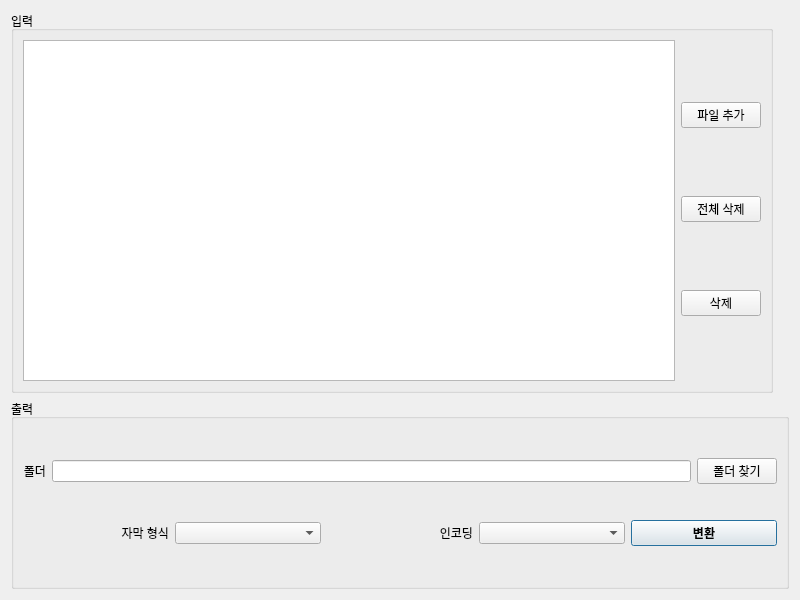
<?xml version="1.0" encoding="UTF-8"?>
<ui version="4.0">
 <class>Dialog</class>
 <widget class="QDialog" name="Dialog">
  <property name="geometry">
   <rect>
    <x>0</x>
    <y>0</y>
    <width>800</width>
    <height>600</height>
   </rect>
  </property>
  <property name="windowTitle">
   <string>Subtitler</string>
  </property>
  <layout class="QVBoxLayout" name="verticalLayout_5">
   <item>
    <layout class="QVBoxLayout" name="verticalLayout_4">
     <item>
      <widget class="QGroupBox" name="input_groupBox">
       <property name="enabled">
        <bool>true</bool>
       </property>
       <property name="sizePolicy">
        <sizepolicy hsizetype="Preferred" vsizetype="Preferred">
         <horstretch>0</horstretch>
         <verstretch>0</verstretch>
        </sizepolicy>
       </property>
       <property name="maximumSize">
        <size>
         <width>762</width>
         <height>382</height>
        </size>
       </property>
       <property name="title">
        <string>입력</string>
       </property>
       <layout class="QHBoxLayout" name="horizontalLayout">
        <item>
         <widget class="QListWidget" name="input_file_list">
          <property name="acceptDrops">
           <bool>true</bool>
          </property>
         </widget>
        </item>
        <item>
         <layout class="QVBoxLayout" name="verticalLayout">
          <item>
           <widget class="QPushButton" name="add_file_button">
            <property name="text">
             <string>파일 추가</string>
            </property>
            <property name="autoDefault">
             <bool>false</bool>
            </property>
            <property name="default">
             <bool>false</bool>
            </property>
           </widget>
          </item>
          <item>
           <widget class="QPushButton" name="delete_all_button">
            <property name="text">
             <string>전체 삭제</string>
            </property>
            <property name="autoDefault">
             <bool>false</bool>
            </property>
           </widget>
          </item>
          <item>
           <widget class="QPushButton" name="delete_button">
            <property name="text">
             <string>삭제</string>
            </property>
            <property name="autoDefault">
             <bool>false</bool>
            </property>
           </widget>
          </item>
         </layout>
        </item>
       </layout>
      </widget>
     </item>
     <item>
      <widget class="QGroupBox" name="output_groupBox">
       <property name="sizePolicy">
        <sizepolicy hsizetype="Preferred" vsizetype="Preferred">
         <horstretch>0</horstretch>
         <verstretch>0</verstretch>
        </sizepolicy>
       </property>
       <property name="title">
        <string>출력</string>
       </property>
       <layout class="QVBoxLayout" name="verticalLayout_2">
        <item>
         <layout class="QHBoxLayout" name="horizontalLayout_2">
          <item>
           <widget class="QLabel" name="label_2">
            <property name="text">
             <string>폴더</string>
            </property>
            <property name="alignment">
             <set>Qt::AlignRight|Qt::AlignTrailing|Qt::AlignVCenter</set>
            </property>
           </widget>
          </item>
          <item>
           <widget class="QLineEdit" name="output_folder_edit"/>
          </item>
          <item>
           <widget class="QPushButton" name="browse_output_folder_button">
            <property name="text">
             <string>폴더 찾기</string>
            </property>
            <property name="autoDefault">
             <bool>false</bool>
            </property>
           </widget>
          </item>
         </layout>
        </item>
        <item>
         <layout class="QHBoxLayout" name="horizontalLayout_3">
          <item>
           <widget class="QLabel" name="label">
            <property name="sizePolicy">
             <sizepolicy hsizetype="Minimum" vsizetype="Preferred">
              <horstretch>0</horstretch>
              <verstretch>0</verstretch>
             </sizepolicy>
            </property>
            <property name="maximumSize">
             <size>
              <width>16777215</width>
              <height>16777215</height>
             </size>
            </property>
            <property name="text">
             <string>자막 형식</string>
            </property>
            <property name="alignment">
             <set>Qt::AlignRight|Qt::AlignTrailing|Qt::AlignVCenter</set>
            </property>
           </widget>
          </item>
          <item>
           <widget class="QComboBox" name="output_type_combo"/>
          </item>
          <item>
           <widget class="QLabel" name="label_3">
            <property name="text">
             <string>인코딩</string>
            </property>
            <property name="alignment">
             <set>Qt::AlignRight|Qt::AlignTrailing|Qt::AlignVCenter</set>
            </property>
           </widget>
          </item>
          <item>
           <widget class="QComboBox" name="output_encoding_combo"/>
          </item>
          <item>
           <widget class="QPushButton" name="convert_button">
            <property name="font">
             <font>
              <weight>75</weight>
              <bold>true</bold>
             </font>
            </property>
            <property name="text">
             <string>변환</string>
            </property>
           </widget>
          </item>
         </layout>
        </item>
       </layout>
      </widget>
     </item>
    </layout>
   </item>
  </layout>
  <zorder></zorder>
 </widget>
 <resources/>
 <connections/>
</ui>
